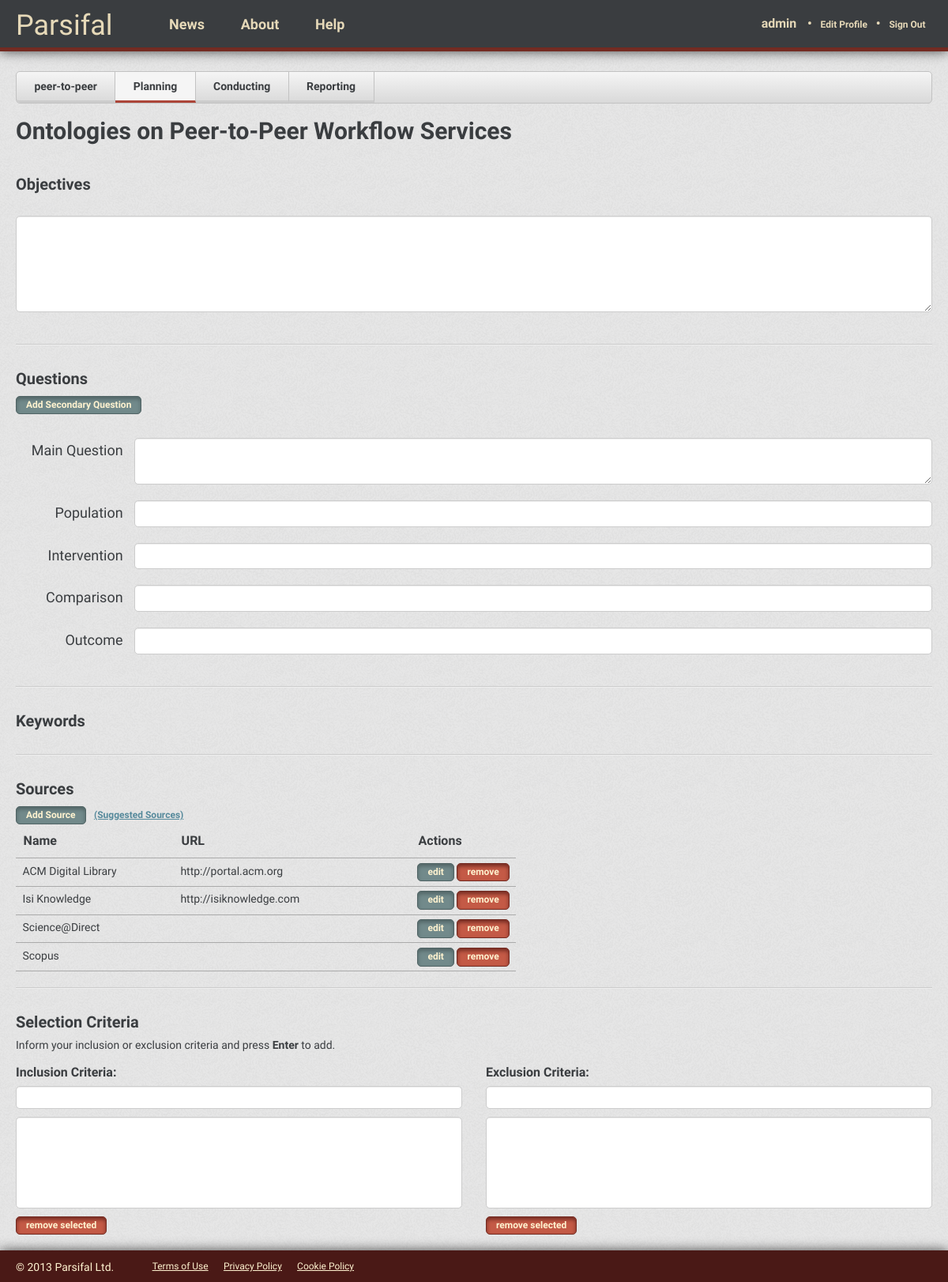
Page /vitorfs/peer-to-peer/planning/ (signed in) on the committed database.
### reviews/models.py (models this page shows, shortened)
class Review(models.Model):
    short_name = models.CharField(max_length=50) #TODO: Change var name to Name
    title = models.CharField(max_length=200)
    description = models.CharField(max_length=500)
    user = models.ForeignKey(User) #TODO: Change var name to Author
    create_date = models.DateTimeField(auto_now_add=True, blank=True)
    last_update = models.DateTimeField()
    co_authors = models.ManyToManyField(User, related_name="co+")
    objective = models.TextField(max_length=1000, null=True)
    questions = models.ManyToManyField(Question)
    sources = models.ManyToManyField(Source)
    class Meta:
        verbose_name = "Review"
        verbose_name_plural = "Reviews"

class Source(models.Model):
    name = models.CharField(max_length=100)
    url = models.CharField(max_length=200)
    class Meta:
        verbose_name = "Source"
        verbose_name_plural = "Sources"
        ordering = ("name",)

### reviews/views.py (the view)
@login_required
def planning(request, username, review_name):
    review = Review.objects.get(short_name=review_name)
    context = RequestContext(request, {'review': review})
    return render_to_response('reviews/planning.html', context)

### reviews/templates/reviews/planning.html (shortened to what this page needs)
{% extends 'base_app.html' %}
{% block head_extra %}
  <link href="{{ STATIC_URL }}css/review.css" rel="stylesheet" media="screen">
  <link href="{{ STATIC_URL }}css/planning.css" rel="stylesheet" media="screen">
{% endblock head_extra %}
{% block content %}
  <ul class="review-menu">
    <li><a href="/{{ review.user.username }}/{{ review.short_name }}/">{{ review.short_name }}</a></li>
    <li class="active"><a href="/{{ review.user.username }}/{{ review.short_name }}/planning/">Planning</a></li>
    <li><a href="/{{ review.user.username }}/{{ review.short_name }}/conducting/">Conducting</a></li>
    <li><a href="/{{ review.user.username }}/{{ review.short_name }}/reporting/">Reporting</a></li>
  </ul>
  <h1>{{ review.title }}</h1>
  <section id="objective-section" class="clearfix">
    <h2>Objectives</h2>
    <form method="post" action="." class="form-block">
      <div class="form-row">
        <textarea rows="5"></textarea>
      </div>
    </form>
  </section>
  <hr>
  <section id="question-section" class="clearfix">
    <h2>Questions</h2>
    <button type="button" class="btn btn-small">Add Secondary Question</button>
    <form method="post" action="." class="form-block">
      <div class="form-row">
        <div class="label-container">
          <label for="">Main Question</label>
        </div>
        <div class="input-container">
          <textarea rows="2"></textarea>
        </div>
      </div>
      <div class="form-row">
        <div class="label-container">
          <label for="population">Population</label>
        </div>
        <div class="input-container">
          <input type="text" id="population" name="population" placeholder="">
        </div>
      </div>
      <div class="form-row">
        <div class="label-container">
          <label for="">Intervention</label>
        </div>
        <div class="input-container">
          <input type="text" id="" name="" placeholder="">
        </div>
      </div>
      <div class="form-row">
        <div class="label-container">
          <label for="">Comparison</label>
        </div>
        <div class="input-container">
          <input type="text" id="" name="" placeholder="">
        </div>
      </div>
      <div class="form-row">
        <div class="label-container">
          <label for="">Outcome</label>
        </div>
        <div class="input-container">
          <input type="text" id="" name="" placeholder="">
        </div>
      </div>
    </form>
  </section>
  <hr>
  <section id="keywords-section" class="clearfix">
    <h2>Keywords</h2>
  </section>
  <hr>
  <section id="sources-section" class="clearfix">
    <h2>Sources</h2>
    <button type="button" class="btn btn-small" id="btn-add-source">Add Source</button>
    <button type="button" class="btn btn-link btn-small" style="margin-left: 8px;" id="btn-suggested-sources">(Suggested Sources)</button>
    <table class="table" id="tbl-sources">
      <thead>
        <tr>
          <th style="width: 200px">Name</th>
          <th style="width: 300px">URL</th>
          <th>Actions</th>
        </tr>
      </thead>
      <tbody>
        {% for source in review.sources.all %}
          <tr source-id="{{ source.id }}">
            <td>{{ source.name }}</td>
            <td>{{ source.url }}</td>
            <td><button type="button" class="btn btn-small">edit</button> <button type="button" class="btn btn-warning btn-small btn-remove-source">remove</a></td>
          </tr>
        {% endfor %}
      </tbody>
    </table>
  </section>
  <hr>
  <section id="selection-section" class="clearfix">
    <h2>Selection Criteria</h2>
    <p>Inform your inclusion or exclusion criteria and press <strong>Enter</strong> to add.</p>
    <div style="width:50%;float:left;padding-right:15px;">
      <h3>Inclusion Criteria:</h3>
      <input type="text" id="input-inclusion" style="width:100%">
      <select multiple="multiple" size="6" style="width: 100%; margin: 10px 0;" id="inclusion-criteria"></select>
      <button type="button" class="btn btn-warning btn-small">remove selected</button>
    </div>
    <div style="width:50%;float:left;padding-left:15px;">
      <h3>Exclusion Criteria:</h3>
      <input type="text" id="input-exclusion" style="width:100%">
      <select multiple="multiple" size="6" style="width: 100%; margin: 10px 0;" id="exclusion-criteria"></select>
      <button type="button" class="btn btn-warning btn-small">remove selected</button>
    </div>
  </section>
{% endblock content %}

### templates/base_app.html (shortened to what this page needs)
<!DOCTYPE html>
<html>
<head>
  <link href="{{ STATIC_URL }}css/style_app.css" rel="stylesheet" media="screen">
  {% block head_extra %}
  {% endblock head_extra %}
</head>
<body>
  <header class="wrapper">
    <h1><a href="/">Parsifal</a></h1>
    <nav class="menu">
      <a href="#">News</a>
      <a href="#">About</a>
      <a href="#">Help</a>
    </nav>
    <nav class="signedin">
      <a href="/{{ user.username }}/" class="user">{{ user.username }}</a>
      <span class="bullet">&bull;</span>
      <a href="/users/profile/">Edit Profile</a>
      <span class="bullet">&bull;</span>
      <a href="/signout/">Sign Out</a>
    </nav>
  </header>
  <section class="content wrapper">
    {% block content %}
    {% endblock content %}
    <div class="push"></div>
  </section>
  <footer class="wrapper">
    <p>© 2013 Parsifal Ltd.</p>
    <ul>
      <li><a href="#">Terms of Use</a></li>
      <li><a href="#">Privacy Policy</a></li>
      <li><a href="#">Cookie Policy</a></li>
    </ul>
  </footer>
</body>
</html>

### static/css/style_app.css (style rules this page uses)
* { -moz-box-sizing: border-box; -webkit-box-sizing: border-box; box-sizing: border-box; }
html, body { height: 100%; }
body { background: url("../img/ticks.png"); color: #3A3D40; font-family: "Source Sans Pro", Tahoma, Arial, sans-serif; font-weight: 400; font-size: 62.5%; }
header { background: #3A3D40; height: 65px; border-bottom: 5px solid #732B22; position: fixed; width: 100%; box-shadow: 0 0px 15px rgba(0, 0, 0, 0.7); z-index: 1000; }
header h1 { font-family: Playball, cursive; font-size: 3.6em; float: left; padding-top: .4em; font-weight: 400; margin: 0; }
header h1 a { color: #E6D9B8; text-decoration: none; }
header nav.menu { float: left; padding-top: 2.2em; padding-left: 5em; }
header nav.menu a { padding: 0 1.2em; color: #E6D9B8; text-decoration: none; font-size: 1.8em; font-weight: bold; }
header nav.signedin { padding-top: 2.2em; float: right; }
header nav.signedin span.bullet { color: #E6D9B8; font-size: 1.6em; font-weight: bold; }
header nav.signedin a { color: #E6D9B8; text-decoration: none; font-size: 1.2em; padding: 0 .7em; font-weight: bold; }
header nav.signedin a.user { font-size: 1.6em; }
.wrapper { width: 100%; padding: 0 20px; }
.content { padding: 90px 20px 20px; min-height: 100%; height: auto !important; height: 100%; margin: 0 auto -40px; }
footer { background-color: #4A1916; height: 40px; box-shadow: 0 0px 15px rgba(0, 0, 0, 0.7); }
footer p { padding-top: 1em; color: #FFF3D0; font-size: 1.4em; font-weight: 400; float: left; margin: 0; }
footer ul { float: left; padding-top: 1.4em; padding-left: 2em; }
footer ul li { display: inline; font-size: 1.2em; padding: 0 .7em; }
footer ul li a { color: #FFF3D0; text-decoration: underline; }
.push { height: 40px; }
hr { border: none; border-top: 1px solid #CCC; border-bottom: 1px solid #EEE; margin: 20px 0; }
ul { margin-left: 20px; }
ul li { font-size: 1.4em; padding: .2em 0; list-style: square; }

### reviews/static/css/review.css (style rules this page uses)
ul.review-menu { width: 100%; margin: 0; margin-bottom: 20px; padding: 0; border: 1px solid #C2C2C2; background: #F5F5F5; border-radius: 5px; background: -moz-linear-gradient(top, #F5F5F5 0%, #D9D9D9 100%); background: -webkit-linear-gradient(top, #F5F5F5 0%, #D9D9D9 100%); background: -o-linear-gradient(top, #F5F5F5 0%, #D9D9D9 100%); font-size: 0; }
ul.review-menu li { display: inline-block; list-style: none; padding: 0; font-size: 14px; border-bottom: 3px solid #CCCCCC; border-right: 1px solid #C2C2C2; }
ul.review-menu li:first-child { border-bottom-left-radius: 5px; }
ul.review-menu li a { display: block; padding: .8em 1.6em; font-weight: 600; color: #3A3D40; }
ul.review-menu li:first-child { border-top-left-radius: 5px; border-bottom-left-radius: 5px; }
ul.review-menu li.active { background: #F5F5F5; color: #666B71; border-bottom: 3px solid #AC4539; }

### reviews/static/css/planning.css (style rules this page uses)
#tbl-sources { width: auto; }
#tbl-sources tbody tr td { padding: 0.4em 0.6em; }

### static/css/clearfix.css (style rules this page uses)
.clearfix:before, .clearfix:after { content: ""; display: table; }
.clearfix:after { clear: both; }
.clearfix { zoom: 1; }

### static/css/button.css (style rules this page uses)
.btn { border: 1px solid #516465; border-radius: 5px; cursor: pointer; background-color: #728A8B; color: #FFF3D0; font-size: 14px; padding: 6px 12px; box-shadow: 0px 3px 5px 0px #516465 inset; display: inline-block; margin-bottom: 0; font-weight: 600; line-height: 1.4em; }
.btn-small { font-size: 12px; line-height: .8em; }
.btn-warning { border-color: #732B22; background: #C45A46; box-shadow: 0px 3px 5px 0px #732B22 inset; }
.btn-link { border: none; background: none; color: #55899B; text-decoration: underline; box-shadow: none; padding-left: 0; padding-right: 0; }

### static/css/table.css (style rules this page uses)
.table { width: 100%; border-collapse: collapse; border-spacing: 0; }
.table td, .table th { font-size: 1.4em; padding: .8em .6em; text-align: left; }
.table thead tr th { font-size: 1.6em; font-weight: 600; }
.table tr { border-bottom: 1px solid #AAA; }

### static/css/typography.css (style rules this page uses)
h1, h2, h3, h4, h5, h6 { font-weight: 600; }
h1 { font-size: 3em; margin-bottom: 1em; }
h2 { font-size: 2em; margin: .6em 0; }
h3 { font-size: 1.6em; margin: .6em 0; }
a { color: #55899B; text-decoration: none; }
p { font-size: 1.4em; margin-bottom: .7em; }
strong { font-weight: 700; }

### rows in the picture
Review: short_name "peer-to-peer", title "Ontologies on Peer-to-Peer Workflow Services"
Source: name "ACM Digital Library", url "http://portal.acm.org"
Source: name "Isi Knowledge", url "http://isiknowledge.com"
Source: name "Science@Direct"
Source: name "Scopus"

### other values in the picture
{{ user.username }} "admin"
